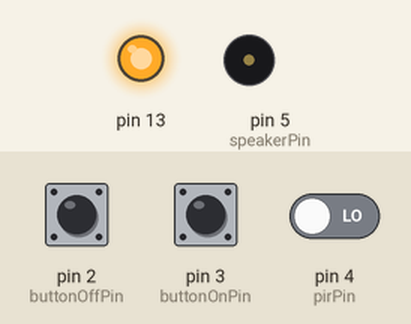
The sketch below on a simulated Arduino Uno, built with avr-gcc and run on an emulated ATmega328P. Parts: output pins drawn as LEDs (lit = HIGH), buzzer (waves = sounding). Dashed ring = blinking. The test bench sets the inputs (shaded band); at power-on: pin 2 (buttonOffPin) LOW, pin 3 (buttonOnPin) LOW, pin 4 (pirPin) LOW.

Above: at 1.2 s.
1.3 s: pin 2 (buttonOffPin) pulled HIGH for 1 s
At 2.8 s:
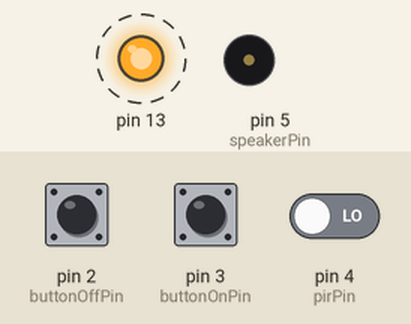
4.0 s: pin 3 (buttonOnPin) pulled HIGH for 1 s
At 6.2 s:
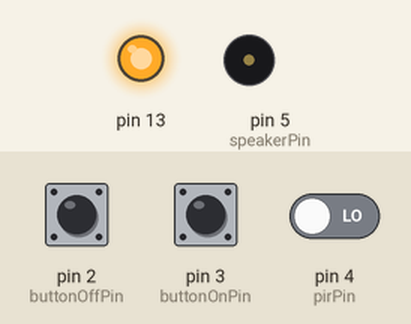
7.0 s: pin 3 (buttonOnPin) pulled HIGH for 3.2 s
At 10.21 s:
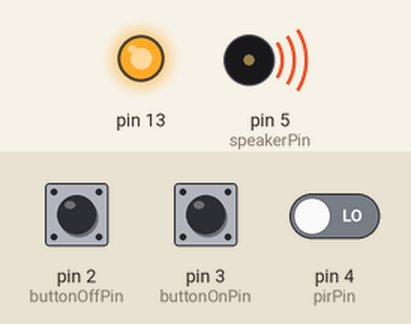
11.7 s: pin 2 (buttonOffPin) pulled HIGH for 0.15 s
At 12.4 s:
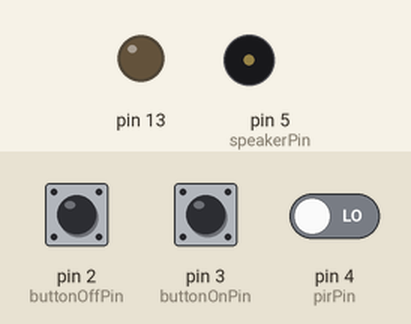
13.5 s: pin 4 (pirPin) driven HIGH
At 13.69 s:
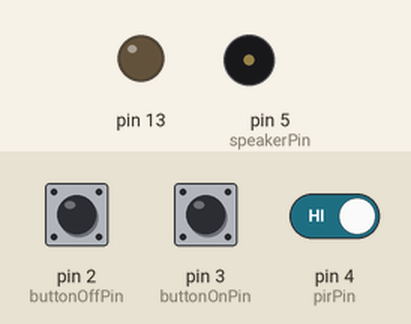
16.5 s: pin 4 (pirPin) driven LOW
At 18.0 s:
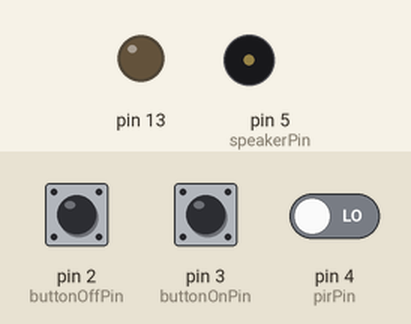
Timing chart, 0 to 19.1 s (numbered marks = the images above; inputs shaded):
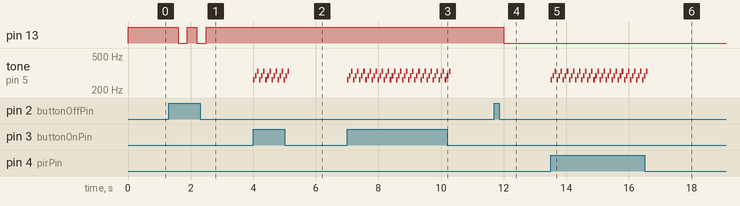

Measured:
- after the input at 1.3 s, pin 13: alternates HIGH for 0.30 s and LOW for 0.30 s, 4 changes in all, then stays HIGH, starting after 0.30 s
- after the input at 4.0 s, tone on pin 5 (speakerPin): silent → 262 Hz at once, then repeats every 0.20 s: silent 0.02 s, 294 Hz 0.05 s, silent 0.02 s, 330 Hz 0.05 s, silent 0.02 s, 262 Hz 0.05 s, until it stays silent from 5.2 s
- after the input at 7.0 s, tone on pin 5 (speakerPin): silent → 262 Hz at once, then repeats every 0.20 s: silent 0.02 s, 294 Hz 0.05 s, silent 0.02 s, 330 Hz 0.05 s, silent 0.02 s, 262 Hz 0.05 s, until it stays silent from 10.3 s
- after the input at 11.7 s, pin 13: HIGH → LOW after 0.30 s
- after the input at 13.5 s, tone on pin 5 (speakerPin): silent → 262 Hz at once, then repeats every 0.20 s: silent 0.02 s, 294 Hz 0.05 s, silent 0.02 s, 330 Hz 0.05 s, silent 0.02 s, 262 Hz 0.05 s
- after the input at 16.5 s, tone on pin 5 (speakerPin): goes on until 16.6 s, then stays silent

The sketch:

2uzd.ino
```cpp
int pirPin = 4;
int buttonOnPin = 3;
int buttonOffPin = 2;
int speakerPin = 5;
int alarmState = 0;
int lastButtonOnState = LOW;
int lastButtonOffState = LOW;
int on = 0;
int melody[] = {262, 294, 330};
int noteDurations[] = {4, 4, 4, 4, 4, 4, 4, 4};

void setup() {
  pinMode(13, OUTPUT);
  pinMode(pirPin, INPUT);
  pinMode(buttonOnPin, INPUT);
  pinMode(buttonOffPin, INPUT);
  pinMode(speakerPin, OUTPUT);
}

void loop() {
  int pirValue = digitalRead(pirPin);
  int buttonOnState = digitalRead(buttonOnPin);
  int buttonOffState = digitalRead(buttonOffPin);

  if (buttonOnState == HIGH) {
    playMelody();
  }

  //Signalizacija
  if (buttonOffState == HIGH) {
    if (on == 1){
    on = 0;
    pirValue = LOW;
    delay(300);
    }
    else {
      pirValue = LOW;
          on = 1;
          delay(300);
    }
  }
     if (on == 1){
    digitalWrite(12,HIGH);
    digitalWrite(13,LOW);
    }
    else {
    digitalWrite(12,LOW);
    digitalWrite(13,HIGH);
    }

  if (pirValue == HIGH && on == 1) {
       alarmState = 1;
       if (on == 1){
        playMelody();
       }
  }
  //Signalizacija baigta

}

void playMelody() {
  for (int i = 0; i < sizeof(melody) / sizeof(melody[0]); i++) {
    int noteDuration = 200 / noteDurations[i];
    tone(speakerPin, melody[i], noteDuration);
    int pauseBetweenNotes = noteDuration * 1.30;
    delay(pauseBetweenNotes);
    noTone(speakerPin);
  }
}
```
